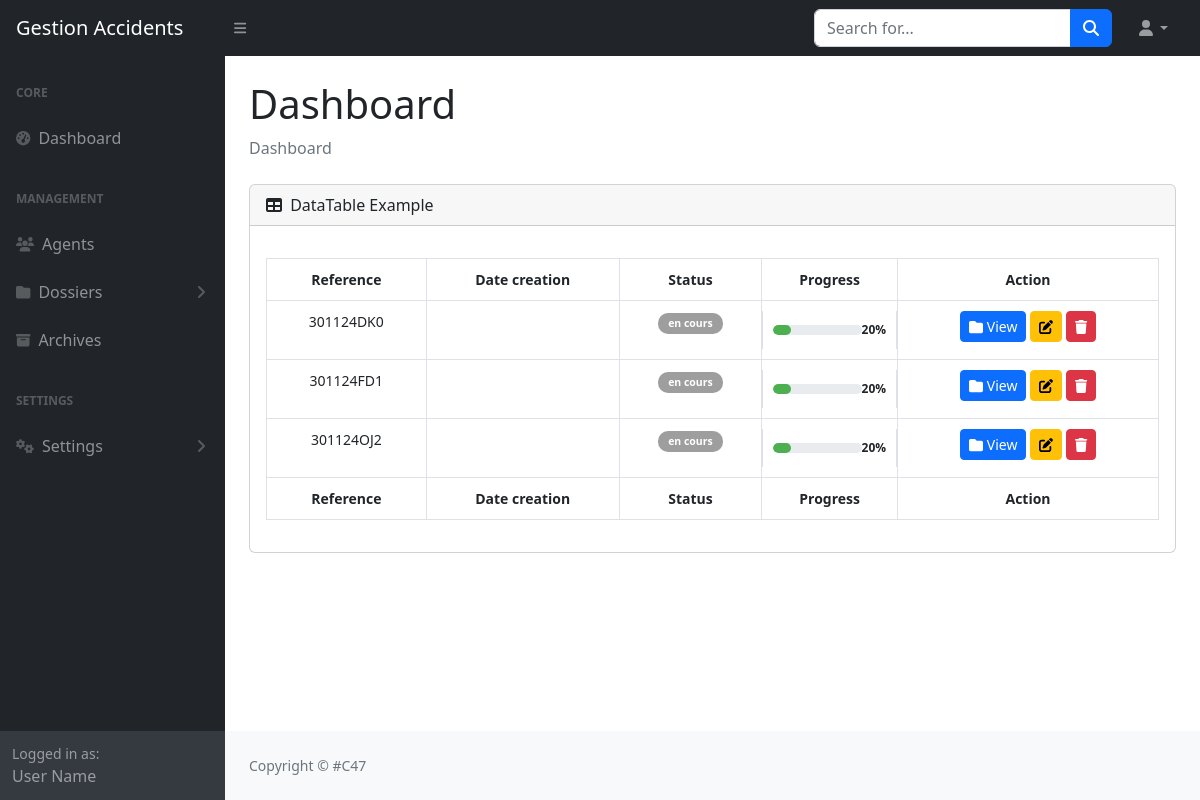
Page /Views/index.php?page=views_dos on the earlier database version.
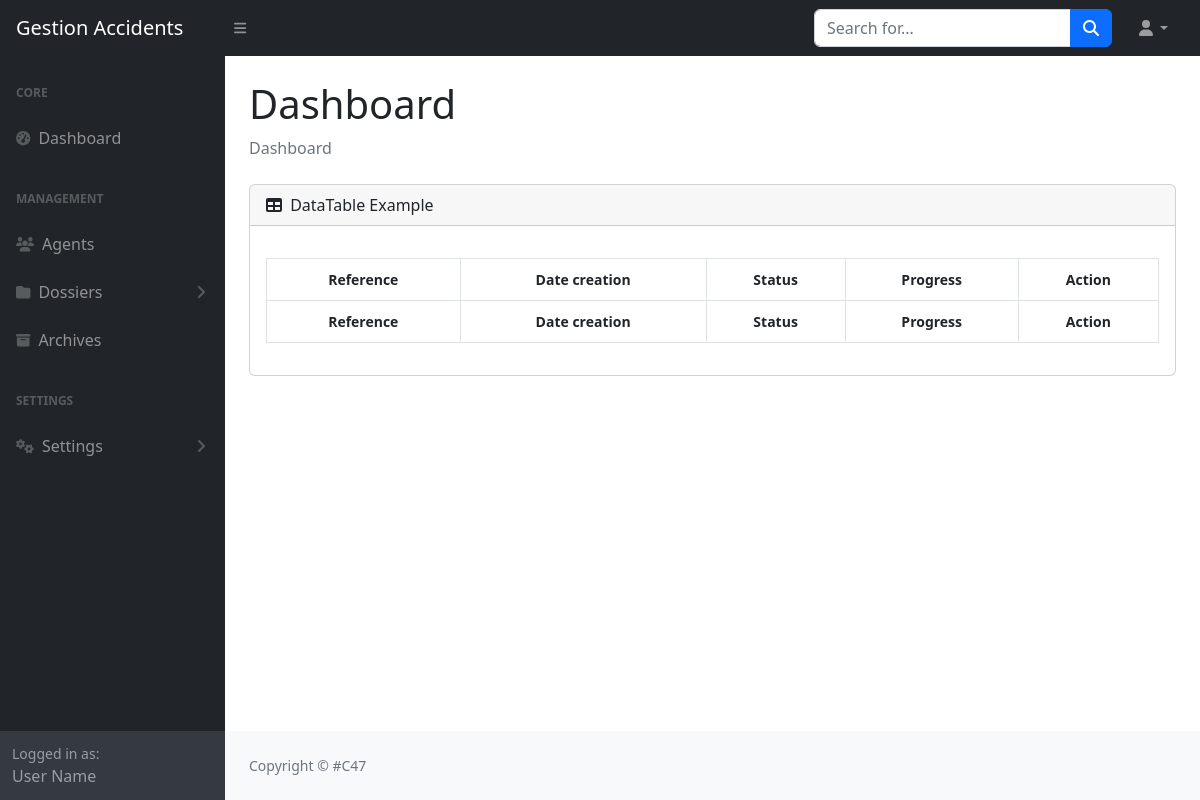
Same page on the later database version.
### tables this page shows
CREATE TABLE `dossiers` (
  `id_dossier` int(11) NOT NULL,
  `reference` varchar(50) NOT NULL,
  `date_creation` date NOT NULL,
  `statut` varchar(25) NOT NULL DEFAULT 'en cours',
  `progress` int(25) NOT NULL DEFAULT 20,
  `date_derniere_consultation` timestamp NULL DEFAULT NULL,
  `id_agent` int(11) NOT NULL,
  `charts` varchar(11) NOT NULL
);

### Views/views_dos.php (the view, shortened to what this page needs)
<div id="layoutSidenav_content">
    <main>
        <div class="container-fluid px-4">
            <h1 class="mt-4">Dashboard</h1>
            <ol class="breadcrumb mb-4">
                <li class="breadcrumb-item active">Dashboard</li>
            </ol>
            <div class="card mb-4">
                <div class="card-header">
                    <i class="fas fa-table me-1"></i>
                    DataTable Example
                </div>
                <div class="card-body">
                    <table id="datatablesSimple" class="table table-bordered table-hover">
                        <thead>
                            <tr>
                                <th>Reference</th>
                                <th>Date creation</th>
                                <th>Status</th>
                                <th class="progg">Progress</th>
                                <th>Action</th>
                            </tr>
                        </thead>
                        <tfoot>
                            <tr>
                                <th>Reference</th>
                                <th>Date creation</th>
                                <th>Status</th>
                                <th class="progg">Progress</th>
                                <th>Action</th>
                            </tr>
                        </tfoot>
                        <tbody>
                            <?php
                            $dossiers_encoure_query = "SELECT * FROM dossiers WHERE statut != 'complet' AND progress >= 0 ORDER BY -date_expertise";
                            $dossiers_encoure_queryresult = mysqli_query($conn, $dossiers_encoure_query);
                            $dossiers_encoure_rows = mysqli_fetch_all($dossiers_encoure_queryresult, MYSQLI_ASSOC);
                            foreach ($dossiers_encoure_rows as $row): ?>
                                <tr>
                                    <td><?php echo htmlspecialchars($row['reference']); ?></td>
                                    <td><?php echo htmlspecialchars($row['date_expertise']); ?></td>
                                    <td>
                                        <span class="badge"
                                            style="background-color: <?php echo getStatusColor($row['statut']); ?>;">
                                            <?php echo htmlspecialchars($row['statut']); ?>
                                        </span>
                                    </td>
                                    <td class="progress-container progg">
                                        <div class="progress-line">
                                            <div class="fill"
                                                style="width: <?php echo htmlspecialchars($row['progress']); ?>%;">
                                            </div>
                                        </div>
                                        <div class="percentage">
                                            <?php echo htmlspecialchars($row['progress']); ?>%
                                        </div>
                                    </td>
                                    <td>
                                        <a class="btn btn-primary btn-sm"
                                            href="view_doc.php?id=<?php echo $row['id_dossier']; ?>">
                                            <i class="fas fa-folder"></i> View
                                        </a>
                                        <a class="btn btn-warning btn-sm"
                                            href="index.php?page=update_dossier&id=<?php echo $row['id_dossier']; ?>">
                                            <i class="fas fa-edit"></i>
                                        </a>
                                        <a class="btn btn-danger btn-sm"
                                            href="../Models/delete/delete_dossier.php?id=<?php echo $row['id_dossier']; ?>"
                                            onclick="return confirm('Are you sure you want to delete this dossier?');">
                                            <i class="fas fa-trash"></i>
                                        </a>
                                    </td>
                                </tr>
                            <?php endforeach; ?>
                        </tbody>
                    </table>
                </div>
            </div>
        </div>
    </main>
</div>

Differences in the rows shown:
removed dossiers: reference "301124DK0", statut "en cours", progress "20"
removed dossiers: reference "301124FD1", statut "en cours", progress "20"
removed dossiers: reference "301124OJ2", statut "en cours", progress "20"
